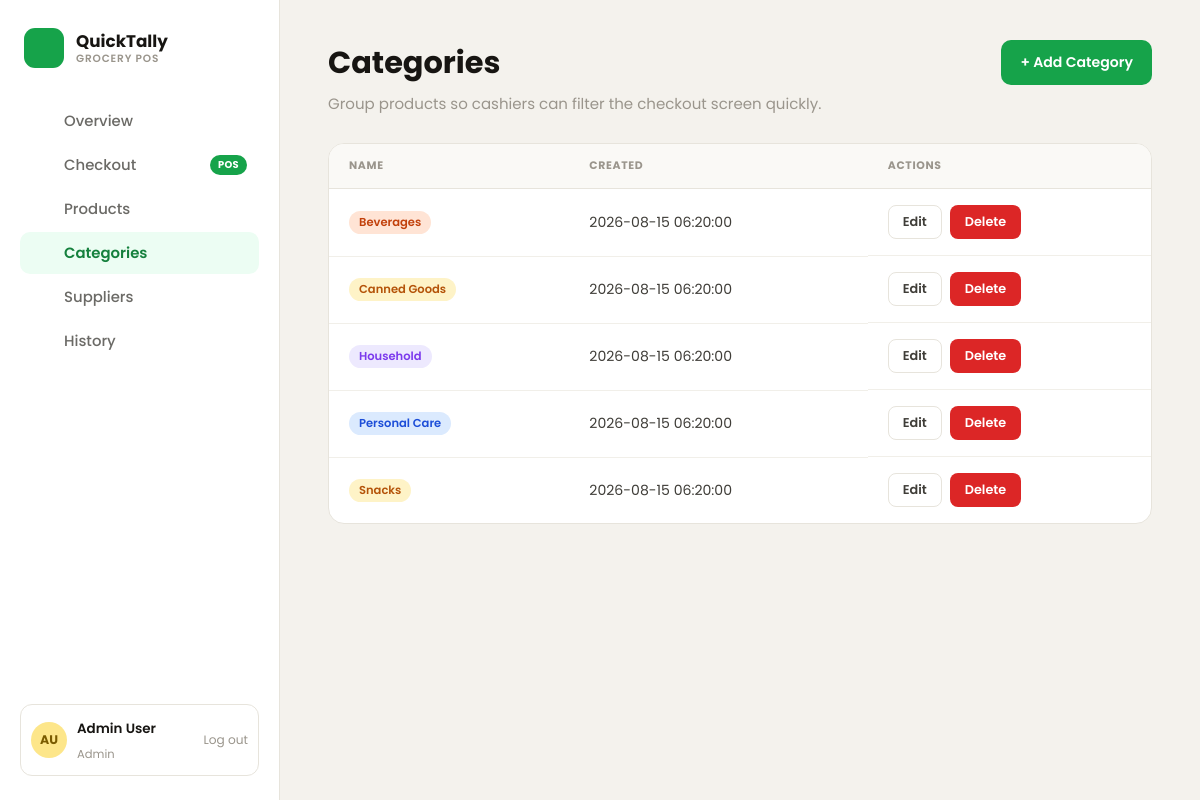
/categories/index.php, run on the app's committed database.
### tables this page shows
CREATE TABLE categories (
    id INT AUTO_INCREMENT PRIMARY KEY,
    name VARCHAR(100) NOT NULL UNIQUE,
    created_at TIMESTAMP DEFAULT CURRENT_TIMESTAMP
);

### bootstrap.php (called while the page is built, shortened)
<?php
spl_autoload_register(function (string $class): void {
    $prefix = 'App\\';
    $relative = substr($class, strlen($prefix));
    $file = __DIR__ . '/src/' . str_replace('\\', '/', $relative) . '.php';
});
require_once __DIR__ . '/src/Support/helpers.php';

### config/database.php (called while the page is built)
<?php
return [
    'host' => 'localhost',
    'port' => '3306',
    'database' => 'sarisari_pos',
    'username' => 'root',
    'password' => '',
    'charset' => 'utf8mb4',
];

### src/Core/Database.php (called while the page is built, shortened)
<?php
class Database
{
    private static ?PDO $instance = null;
    public static function getConnection(): PDO
    {
        if (self::$instance === null) {
            $config = require __DIR__ . '/../../config/database.php';
            $dsn = sprintf(
                'mysql:host=%s;port=%s;dbname=%s;charset=%s',
                $config['host'],
                $config['port'],
                $config['database'],
                $config['charset']
            );
            try {
                self::$instance = new PDO($dsn, $config['username'], $config['password'], [
                    PDO::ATTR_ERRMODE => PDO::ERRMODE_EXCEPTION,
                    PDO::ATTR_DEFAULT_FETCH_MODE => PDO::FETCH_ASSOC,
                    PDO::ATTR_EMULATE_PREPARES => false,
                ]);
            } catch (PDOException $e) {
                throw new PDOException('Database connection failed: ' . $e->getMessage(), (int) $e->getCode());
            }
        }
        return self::$instance;
    }
}

### src/Models/Model.php (called while the page is built, shortened)
<?php
abstract class Model
{
    protected PDO $db;
    protected string $table;
    public function __construct()
    {
        $this->db = Database::getConnection();
    }
    public function all(string $orderBy = '', string $direction = 'ASC'): array
    {
        $sql = "SELECT * FROM {$this->table}";
        if ($orderBy !== '') {
            $direction = strtoupper($direction) === 'DESC' ? 'DESC' : 'ASC';
            $sql .= " ORDER BY {$orderBy} {$direction}";
        }
        return $this->db->query($sql)->fetchAll();
    }
}

### public/categories/index.php (the view, shortened to what this page needs)
<?php
require __DIR__ . '/../../bootstrap.php';
$categories = (new Category())->all('name');
require __DIR__ . '/../includes/header.php';
?>
<div class="page-header page-header-row">
    <div>
        <h1>Categories</h1>
        <p>Group products so cashiers can filter the checkout screen quickly.</p>
    </div>
    <a href="<?= BASE_URL ?>/categories/create.php" class="btn btn-primary">+ Add Category</a>
</div>
<div class="table-wrap">
    <table class="data-table">
        <thead><tr><th>Name</th><th>Created</th><th>Actions</th></tr></thead>
        <tbody>
            <?php foreach ($categories as $cat): ?>
                <tr>
                    <td><span class="badge-pill <?= categoryBadgeClass($cat['name']) ?>"><?= htmlspecialchars($cat['name']) ?></span></td>
                    <td class="muted"><?= htmlspecialchars($cat['created_at']) ?></td>
                    <td class="actions-cell">
                        <a href="<?= BASE_URL ?>/categories/edit.php?id=<?= $cat['id'] ?>" class="btn btn-outline btn-sm">Edit</a>
                        <form action="<?= BASE_URL ?>/categories/delete.php" method="post" class="inline-form" onsubmit="return confirm('Delete this category?');">
                            <button type="submit" class="btn btn-danger btn-sm">Delete</button>
                        </form>
                    </td>
                </tr>
            <?php endforeach; ?>
        </tbody>
    </table>
</div>
<?php require __DIR__ . '/../includes/footer.php'; ?>

### public/assets/css/style.css (style rules this page uses)
:root { --green-50: #ecfdf3; --green-100: #dcfce7; --green-400: #4ade80; --green-500: #22c55e; --green-600: #16a34a; --green-700: #15803d; --red-50: #fee2e2; --red-600: #dc2626; --red-700: #b91c1c; --cream: #f4f2ed; --ink: #171512; --muted: #9a958c; --border: #e7e4dc; --field-bg: #f8f7f3; }
* { box-sizing: border-box; }
body { margin: 0; font-family: 'Poppins', -apple-system, BlinkMacSystemFont, sans-serif; background: var(--cream); color: var(--ink); }
a { color: inherit; }
.page-header { margin-bottom: 28px; }
.page-header h1 { font-size: 1.9rem; font-weight: 700; color: var(--ink); margin: 0 0 6px; }
.page-header p { color: var(--muted); margin: 0; font-size: 0.94rem; }
.page-header-row { display: flex; justify-content: space-between; align-items: flex-start; gap: 16px; flex-wrap: wrap; }
.btn { display: inline-flex; align-items: center; justify-content: center; gap: 6px; font-family: inherit; font-weight: 600; font-size: 0.88rem; padding: 11px 18px; border-radius: 10px; border: 1px solid transparent; cursor: pointer; text-decoration: none; transition: background 0.15s, border-color 0.15s; white-space: nowrap; }
.btn-primary { background: var(--green-600); color: #fff; }
.btn-outline { background: #fff; border-color: var(--border); color: #3f3d38; }
.btn-danger { background: var(--red-600); color: #fff; }
.btn-sm { padding: 7px 14px; font-size: 0.8rem; border-radius: 8px; }
.inline-form { display: inline-block; }
.badge-pill { display: inline-flex; align-items: center; padding: 3px 10px; border-radius: 999px; font-size: 0.72rem; font-weight: 600; white-space: nowrap; }
.badge-blue { background: #dbeafe; color: #1d4ed8; }
.badge-orange { background: #ffe4d5; color: #c2410c; }
.badge-purple { background: #ede9fe; color: #7c3aed; }
.badge-yellow { background: #fef3c7; color: #b45309; }
.table-wrap { background: #fff; border: 1px solid var(--border); border-radius: 16px; overflow: hidden; overflow-x: auto; }
table.data-table { width: 100%; border-collapse: collapse; }
.data-table thead th { text-align: left; font-size: 0.68rem; letter-spacing: 0.06em; text-transform: uppercase; color: var(--muted); font-weight: 700; padding: 14px 20px; background: #faf9f6; border-bottom: 1px solid var(--border); white-space: nowrap; }
.data-table tbody td { padding: 16px 20px; border-bottom: 1px solid #f1efe9; font-size: 0.88rem; color: #3f3d38; white-space: nowrap; }
.data-table tbody tr:last-child td { border-bottom: none; }
.muted { color: var(--muted); }
.actions-cell { display: flex; gap: 8px; }

### data on the page
categories: name "Beverages", created_at "2026-08-15 06:20:00"
categories: name "Canned Goods", created_at "2026-08-15 06:20:00"
categories: name "Household", created_at "2026-08-15 06:20:00"
categories: name "Personal Care", created_at "2026-08-15 06:20:00"
categories: name "Snacks", created_at "2026-08-15 06:20:00"

### other printed values
$item['label'] "Overview"
$item['label'] "Checkout"
$item['badge'] "POS"
$item['label'] "Products"
$item['label'] "Categories"
$item['label'] "Suppliers"
$item['label'] "History"
